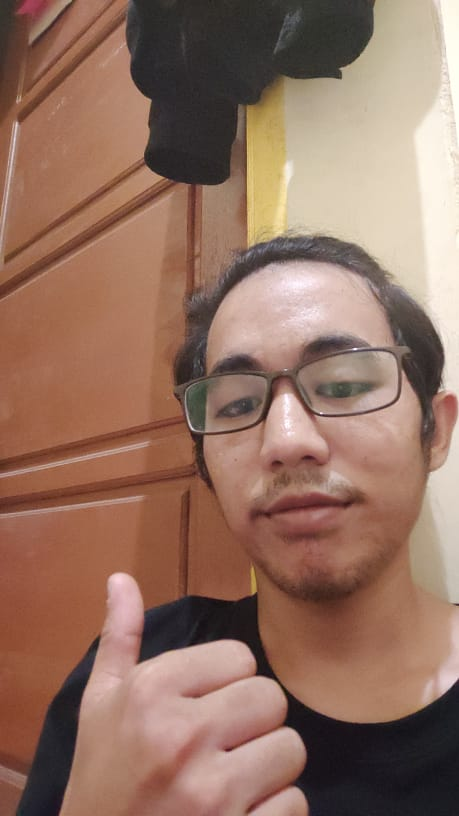
#> input picture usama1.jpeg, 459 x 816 px
$ python GrayScale.py
#> lines starting #> are read from the running program, lines starting #| are printed output that depends on the picture
import cv2
import numpy as np

img = cv2.imread("usama1.jpeg")
#> img is the input picture: shape (816, 459, 3); mean B, G, R 97.6, 113.6, 147.9
img_1 = cv2.resize(img, (560, 340))
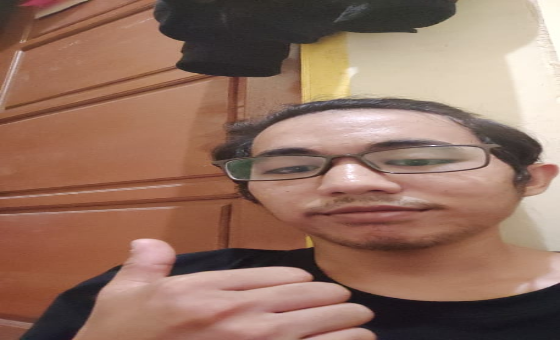
#> img_1: shape (340, 560, 3); mean B, G, R 97.5, 113.5, 147.9
gray = cv2.cvtColor(img_1, cv2.COLOR_BGR2GRAY)
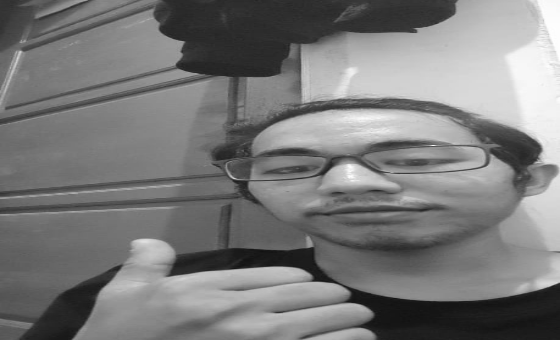
#> gray: shape (340, 560); min 17, max 254, mean 122

cv2.imshow("Gambar Usama Original", img_1)
cv2.imshow("Gambar Usama GraScale", gray)

cv2.waitKey(0)
cv2.destroyAllWindows()

$ run again, with usama2.jpeg copied over usama1.jpeg
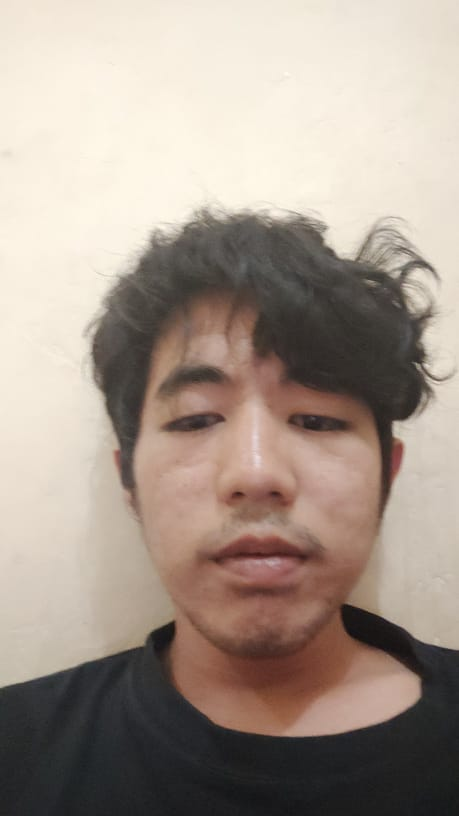
#> input picture usama2.jpeg, 459 x 816 px
#> img is the input picture: shape (816, 459, 3); mean B, G, R 141.1, 152.1, 166.1
#> `img_1 = cv2.resize(img, (560, 340))`:
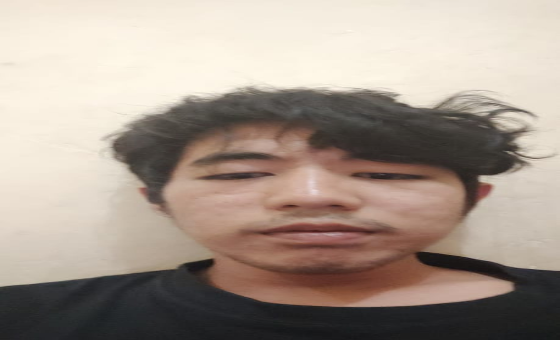
#> img_1: shape (340, 560, 3); mean B, G, R 141.1, 152, 166
#> `gray = cv2.cvtColor(img_1, cv2.COLOR_BGR2GRAY)`:
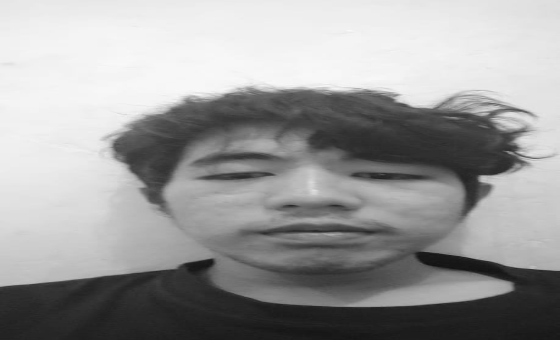
#> gray: shape (340, 560); min 18, max 250, mean 155
